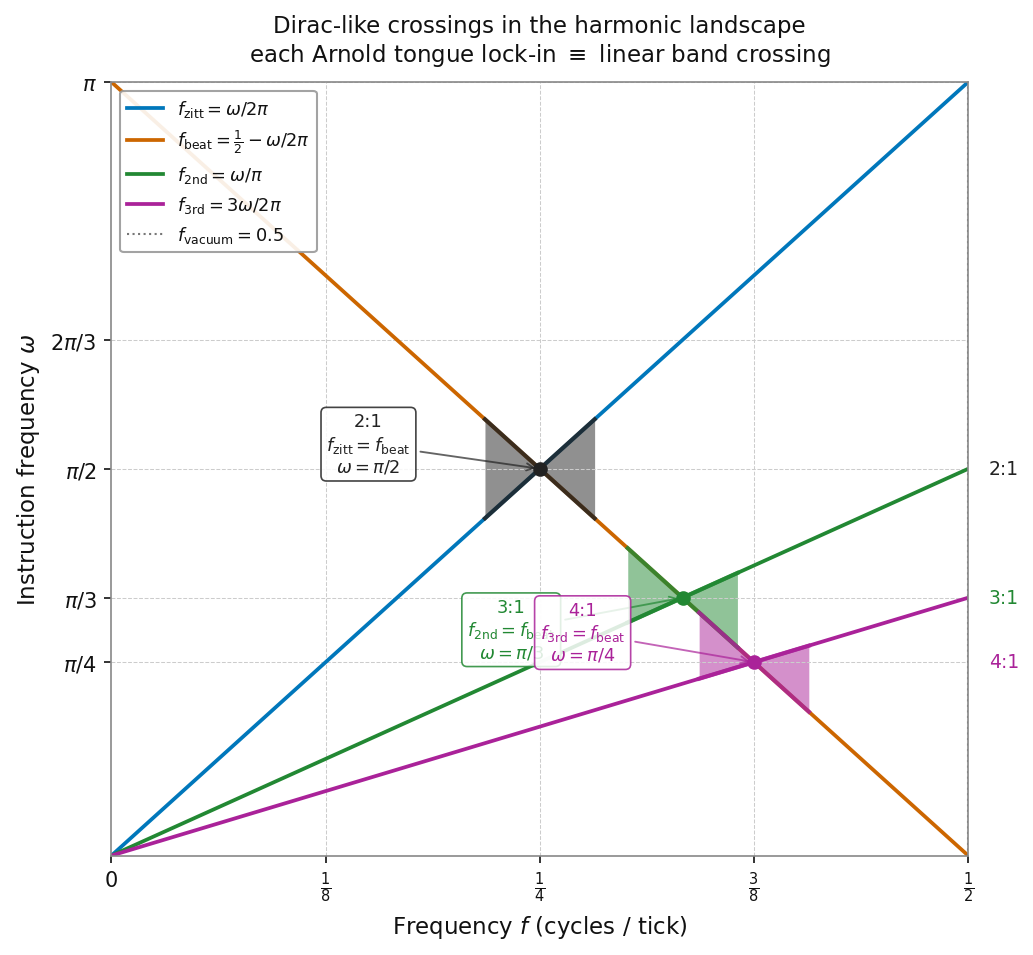

Here is the Python script that generated this plot:
"""
dirac_cones_sketch.py
Schematic of the three Dirac-like crossings in the (f, omega) harmonic landscape.

Three crossings where the n-th harmonic of f_zitt meets f_beat:
  2:1  f_zitt ∩ f_beat  ->  omega=pi/2,  f=1/4
  3:1  f_2nd  ∩ f_beat  ->  omega=pi/3,  f=1/3
  4:1  f_3rd  ∩ f_beat  ->  omega=pi/4,  f=3/8

Run from repo root:
  python figures/dirac_cones_sketch.py
Saves: figures/dirac_cones_sketch.pdf  +  .png
"""

import numpy as np
import matplotlib
matplotlib.use('Agg')
import matplotlib.pyplot as plt
import matplotlib.patches as mpatches
from matplotlib.patches import FancyArrowPatch
import os

OUT_DIR = os.path.dirname(os.path.abspath(__file__))

# ── Colour palette ─────────────────────────────────────────────────────────────
C_ZITT  = '#0077bb'   # blue        — f_zitt
C_BEAT  = '#cc6600'   # burnt orange — f_beat
C_2ND   = '#228833'   # green       — f_2nd
C_3RD   = '#aa2299'   # purple      — f_3rd
C_BG    = '#ffffff'   # white background (print-friendly)
C_GRID  = '#cccccc'
C_TEXT  = '#111111'

DIRAC_COLORS = ['#222222', '#228833', '#aa2299']   # 2:1, 3:1, 4:1

# ── Geometry ───────────────────────────────────────────────────────────────────
OM_MAX = np.pi          # y-axis max
F_MAX  = 0.5            # x-axis max

om = np.linspace(0, OM_MAX, 500)
f_zitt = om / (2 * np.pi)
f_beat = 0.5 - om / (2 * np.pi)
f_2nd  = 2 * om / (2 * np.pi)          # = om / pi
f_3rd  = 3 * om / (2 * np.pi)

# Mask lines to their valid domain (0 < f < 0.5)
def masked(f_arr):
    m = (f_arr >= 0) & (f_arr <= F_MAX)
    return np.where(m, f_arr, np.nan)

# ── Dirac crossing points (f, omega) ──────────────────────────────────────────
crossings = [
    dict(f=1/4,   om=np.pi/2, n='2:1',
         label='2:1\n$f_{\\mathrm{zitt}} = f_{\\mathrm{beat}}$\n$\\omega = \\pi/2$',
         lines=('f_zitt', 'f_beat'), color=DIRAC_COLORS[0]),
    dict(f=1/3,   om=np.pi/3, n='3:1',
         label='3:1\n$f_{\\mathrm{2nd}} = f_{\\mathrm{beat}}$\n$\\omega = \\pi/3$',
         lines=('f_2nd',  'f_beat'), color=DIRAC_COLORS[1]),
    dict(f=3/8,   om=np.pi/4, n='4:1',
         label='4:1\n$f_{\\mathrm{3rd}} = f_{\\mathrm{beat}}$\n$\\omega = \\pi/4$',
         lines=('f_3rd',  'f_beat'), color=DIRAC_COLORS[2]),
]

# ── Cone annotation helper ─────────────────────────────────────────────────────
def draw_cone(ax, fc, omc, slope_up, slope_dn, size=0.030, color='black', alpha=0.55):
    """
    Draw a shaded bowtie (Dirac cone cross-section) centred on (fc, omc).
    slope_up / slope_dn are d(omega)/d(f) for the two branches.
    size controls half-width in f units.
    Fills each triangular lobe with a gradient-like solid colour.
    """
    df = np.linspace(0, size, 80)

    # right lobe: between the two branches going right of centre
    f_r = fc + df
    ax.fill_between(f_r, omc + slope_up * df, omc + slope_dn * df,
                    color=color, alpha=alpha, linewidth=0)

    # left lobe: going left of centre (slopes reverse sign of df)
    f_l = fc - df
    ax.fill_between(f_l, omc - slope_up * df, omc - slope_dn * df,
                    color=color, alpha=alpha, linewidth=0)

    # draw the crossing arms with solid lines
    df_full = np.linspace(-size, size, 160)
    f_pts   = fc + df_full
    ax.plot(f_pts, omc + slope_up * df_full, color=color, lw=2.0, alpha=0.85)
    ax.plot(f_pts, omc + slope_dn * df_full, color=color, lw=2.0, alpha=0.85)

    # dot at crossing node
    ax.plot(fc, omc, 'o', color=color, markersize=6, zorder=7)


# ── Figure ─────────────────────────────────────────────────────────────────────
fig, ax = plt.subplots(figsize=(7, 6.5))
fig.patch.set_facecolor(C_BG)
ax.set_facecolor(C_BG)

# --- background grid ---
for fv in [0.125, 0.25, 0.375, 0.5]:
    ax.axvline(fv, color=C_GRID, lw=0.5, ls='--')
for ov in [np.pi/4, np.pi/3, np.pi/2, 2*np.pi/3, np.pi]:
    ax.axhline(ov, color=C_GRID, lw=0.5, ls='--')

# --- main dispersion lines ---
lw = 1.8
ax.plot(masked(f_zitt), om, color=C_ZITT,  lw=lw,
        label=r'$f_{\mathrm{zitt}} = \omega/2\pi$')
ax.plot(masked(f_beat),  om, color=C_BEAT,  lw=lw,
        label=r'$f_{\mathrm{beat}} = \frac{1}{2} - \omega/2\pi$')
ax.plot(masked(f_2nd),   om, color=C_2ND,   lw=lw,
        label=r'$f_{\mathrm{2nd}} = \omega/\pi$')
ax.plot(masked(f_3rd),   om, color=C_3RD,   lw=lw,
        label=r'$f_{\mathrm{3rd}} = 3\omega/2\pi$')

# f_vacuum vertical marker
ax.axvline(0.5, color='#555555', lw=1.0, ls=':', alpha=0.8,
           label=r'$f_{\mathrm{vacuum}} = 0.5$')

# --- cone shading and crossing markers ---
# slopes in (omega, f) space, i.e. d(omega)/d(f):
slope_zitt =  2 * np.pi   # df_zitt/dom = 1/(2pi) → dom/df = 2pi
slope_beat = -2 * np.pi
slope_2nd  =      np.pi   # df_2nd/dom = 1/pi → dom/df = pi
slope_3rd  =  2 * np.pi / 3

cone_slopes = [
    (slope_zitt, slope_beat),   # 2:1 crossing
    (slope_2nd,  slope_beat),   # 3:1 crossing
    (slope_3rd,  slope_beat),   # 4:1 crossing
]

for c, (s_up, s_dn) in zip(crossings, cone_slopes):
    draw_cone(ax, c['f'], c['om'], s_up, s_dn,
              size=0.032, color=c['color'], alpha=0.50)

# --- crossing labels ---
label_offsets = [
    (-0.10,  0.10),   # 2:1  — left+up
    (-0.10, -0.13),   # 3:1  — left+down
    (-0.10,  0.12),   # 4:1  — left+up (clear of the terminating line)
]
for c, (dff, dom) in zip(crossings, label_offsets):
    ax.annotate(c['label'],
                xy=(c['f'], c['om']),
                xytext=(c['f'] + dff, c['om'] + dom),
                color=c['color'],
                fontsize=8.5,
                ha='center', va='center',
                arrowprops=dict(arrowstyle='->', color=c['color'],
                                lw=0.9, alpha=0.7),
                bbox=dict(boxstyle='round,pad=0.3',
                          facecolor=C_BG, edgecolor=c['color'],
                          alpha=0.85, linewidth=0.8))

# --- axes cosmetics ---
ax.set_xlim(0, F_MAX)
ax.set_ylim(0, OM_MAX)

# y-axis ticks at meaningful omega values
y_ticks  = [np.pi/4, np.pi/3, np.pi/2, 2*np.pi/3, np.pi]
y_labels = [r'$\pi/4$', r'$\pi/3$', r'$\pi/2$', r'$2\pi/3$', r'$\pi$']
ax.set_yticks(y_ticks)
ax.set_yticklabels(y_labels, color=C_TEXT, fontsize=10)

x_ticks  = [0, 1/8, 1/4, 3/8, 1/2]
x_labels = [r'$0$', r'$\frac{1}{8}$', r'$\frac{1}{4}$', r'$\frac{3}{8}$', r'$\frac{1}{2}$']
ax.set_xticks(x_ticks)
ax.set_xticklabels(x_labels, color=C_TEXT, fontsize=10)

ax.tick_params(colors=C_TEXT, which='both')
for spine in ax.spines.values():
    spine.set_edgecolor('#888888')

ax.set_xlabel(r'Frequency $f$ (cycles / tick)', color=C_TEXT, fontsize=11)
ax.set_ylabel(r'Instruction frequency $\omega$', color=C_TEXT, fontsize=11)
ax.set_title('Dirac-like crossings in the harmonic landscape\n'
             r'each Arnold tongue lock-in $\equiv$ linear band crossing',
             color=C_TEXT, fontsize=11, pad=10)

# --- legend ---
leg = ax.legend(loc='upper left', fontsize=8.5,
                framealpha=0.9, facecolor=C_BG,
                edgecolor='#999999', labelcolor=C_TEXT)

# --- resonance order annotation (right margin) ---
for c in crossings:
    ax.annotate(c['n'], xy=(F_MAX, c['om']),
                xytext=(F_MAX + 0.012, c['om']),
                color=c['color'], fontsize=9, va='center',
                annotation_clip=False)

plt.tight_layout()

out_pdf = os.path.join(OUT_DIR, 'dirac_cones_sketch.pdf')
out_png = os.path.join(OUT_DIR, 'dirac_cones_sketch.png')
fig.savefig(out_pdf, dpi=150, bbox_inches='tight', facecolor=C_BG)
fig.savefig(out_png, dpi=150, bbox_inches='tight', facecolor=C_BG)
print(f'Saved: {out_pdf}')
print(f'Saved: {out_png}')
plt.close()
